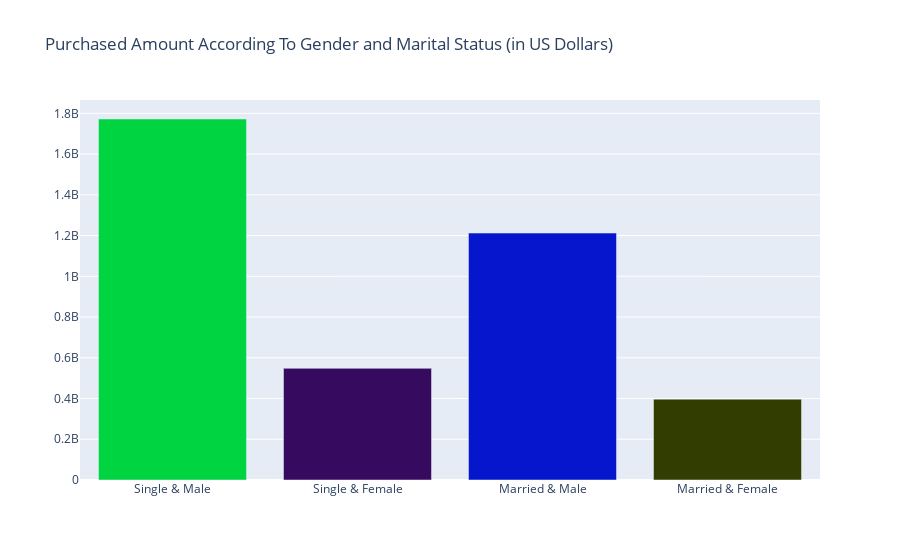

The cell this chart's notebook holds for it:
### Markdown cell above
**11. Purchase Vs Marital Status and Gender**

### Code cell
x_Status = ['Single & Male', 'Single & Female', 'Married & Male', 'Married & Female']
y_Purchases = [df[(df.Gender == 'M') & (df.Marital_Status == 0)].Purchase.sum(),
              df[(df.Gender == 'F') & (df.Marital_Status == 0)].Purchase.sum(),
              df[(df.Gender == 'M') & (df.Marital_Status == 1)].Purchase.sum(),
              df[(df.Gender == 'F') & (df.Marital_Status == 1)].Purchase.sum()]

data = [go.Bar(x = x_Status, 
                y = y_Purchases,
              marker = dict(color=['rgb(0,212,65)','rgb(54,10,95)','rgb(5,22,205)','rgb(50,62,1)']))]
layout = go.Layout(title = 'Purchased Amount According To Gender and Marital Status (in US Dollars)')
fig = go.Figure(data=data, layout=layout)
iplot(fig)

### Figure 1 — Plotly figure (JSON) as saved in the notebook; plotly's stock layout.template omitted (floating-point values rounded to 4 significant figures)
{"data": [{"marker": {"color": ["rgb(0,212,65)", "rgb(54,10,95)", "rgb(5,22,205)", "rgb(50,62,1)"]}, "type": "bar", "x": ["Single & Male", "Single & Female", "Married & Male", "Married & Female"], "y": [1772308555, 548276576, 1212281425, 396767082]}], "layout": {"title": {"text": "Purchased Amount According To Gender and Marital Status (in US Dollars)"}}}
